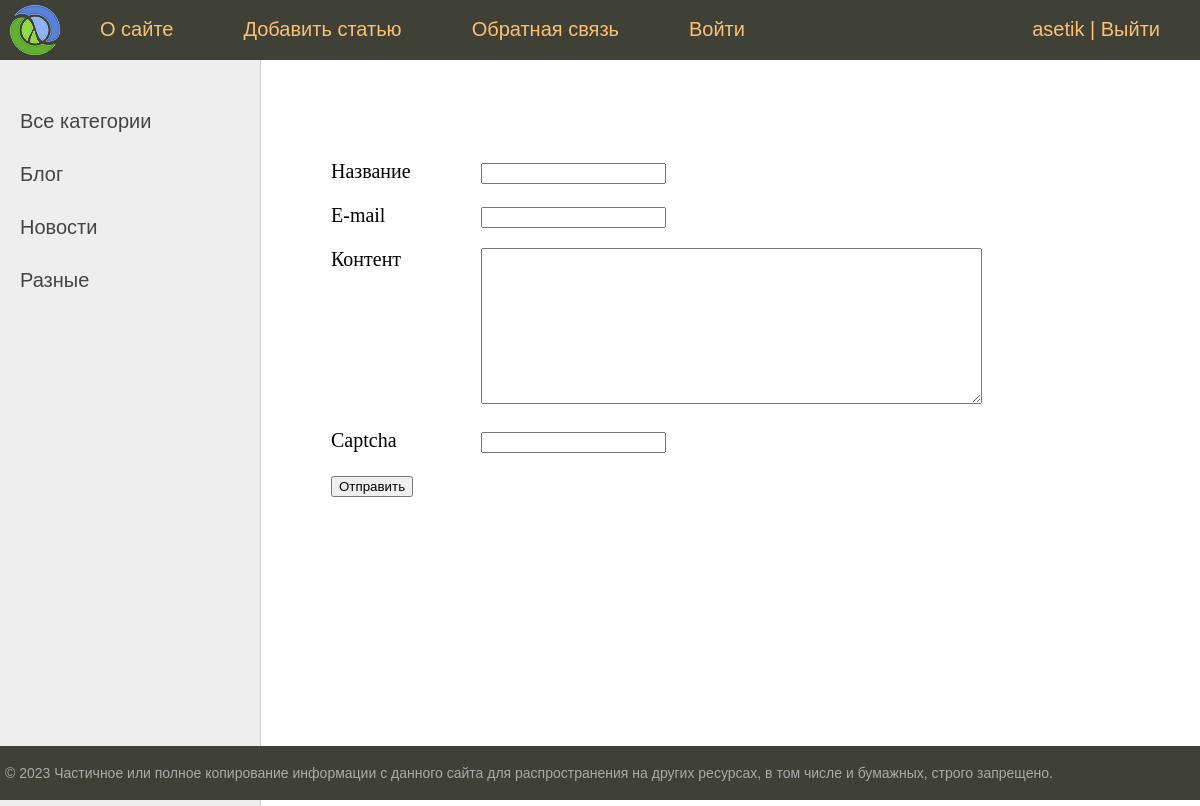
Page /contact/ (signed in) on the committed database.
### users/models.py (models this page shows)
class User(AbstractUser):
    photo = models.ImageField(upload_to="users/%Y%m%d/", blank=True, null=True, verbose_name="Фото")
    date_birth = models.DateTimeField(blank=True, null=True, verbose_name="Дата роэдения")

### basqa/models.py (models this page shows, shortened)
class Category(models.Model):
    name = models.CharField(max_length=100, db_index=True, verbose_name='Категория')
    slug = models.SlugField(max_length=255, unique=True, db_index=True)
    def get_absolute_url(self):
        return reverse('category', kwargs={'cat_slug': self.slug})
    class Meta:
        verbose_name = 'Категории'
        verbose_name_plural = 'Категории'

### basqa/views.py (the view, shortened to what this page needs)
# urls.py: path('contact/', views.ContactFormView.as_view(), name='contact'),
class ContactFormView(LoginRequiredMixin, FormView):
    form_class = ContactForm
    template_name = 'basqa/contact.html'
    success_url = reverse_lazy('home')
    title_page = 'Обратная связь'

### basqa/forms.py
class ContactForm(forms.Form):
    name = forms.CharField(label='Название', max_length=255)
    email = forms.EmailField(label='E-mail')
    content = forms.CharField(label='Контент', widget=forms.Textarea(attrs={'cols': 60, 'rows': 10}))
    captcha = CaptchaField()

### basqa/templatetags/basqa_tags.py (called while the page is built)
@register.inclusion_tag('basqa/list_categories.html')
def show_categories(cat_selected=0):
    cats = Category.objects.all()
    return {'cats': cats, 'cat_selected': cat_selected}

### users/context_processors.py (called while the page is built)
def get_basqa_context(request):
    return {'mainmenu': menu}

### basqa/templates/basqa/contact.html (shortened to what this page needs)
{% extends 'base.html' %}
{% block content %}
<form method="POST">
    {% for f in form %}
        <p><label class="form-label" for="{{ form.title.id_for_label }}">{{ f.label }}</label>{{ f }}</p>
    {% endfor %}
    <p><button type="submit">Отправить</button>
</form>
{% endblock %}

### templates/base.html (shortened to what this page needs)
{% load static %}
{% load basqa_tags %}
<!DOCTYPE html>
<html>
<head>
	<link type="text/css" href="{% static 'basqa/css/styles.css' %}" rel="stylesheet" />
</head>
<body>
<table class="table-page" border=0 cellpadding="0" cellspacing="0">
<tr><td valign=top>
{% block mainmenu %}
		<div class="header">
			<ul id="mainmenu" class="mainmenu">
			<li class="logo"><a href="{% url 'home' %}"><div class="logo"></div></a></li>
				{% for m in mainmenu %}
	<li><a href="{% url m.url_name %}">{{m.title}}</a></li>
{% endfor %}
				{% if user.is_authenticated %}
				<li class="last"><a href="{% url 'users:profile' %}">{{ user.username }}</a> | <a href="{% url 'users:logout' %}">Выйти</a></li>
				{% else %}
				<li class="last"><a href="{% url 'users:login' %}">Войти</a> | <a href="{% url 'users:register' %}">Регистрация</a></li>
				{% endif %}
			</ul>
		</div>
{% endblock mainmenu %}
<table class="table-content" border=0 cellpadding="0" cellspacing="0">
<tr>
	<td valign="top" class="left-chapters">
	<ul id="leftchapters">
		{% if cat_selected == 0 %}
		<li class="selected">Все категории</li>
		{% else %}
		<li><a href="{% url 'home' %}">Все категории</a></li>
		{% endif %}
		{% show_categories cat_selected %}
	</ul>
</td>
<td valign="top" class="content">
	<div class="content-text">
{% block content %}
{% endblock %}
	</div>
</td></tr></table>
</td></tr>
<tr><td valign=top>
	<div id="footer">
		<p>&copy; 2023 Частичное или полное копирование информации с данного сайта для распространения на других ресурсах, в том числе и бумажных, строго запрещено.</p>
	</div>
</td></tr></table>
</body>
</html>

### basqa/templates/basqa/list_categories.html
{% for cat in cats %}
{% if cat.id == cat_selected %}
<li class="selected">{{cat.name}}</li>
{% else %}
<li><a href="{{ cat.get_absolute_url }}">{{cat.name}}</a></li>
{% endif %}
{% endfor %}

### basqa/static/basqa/css/styles.css (style rules this page uses)
html, body { font-family: 'Arial'; margin: 0; padding: 0; height: 100%; width: 100%; color: #444; }
a { color: #0059b2; text-decoration: none; }
.table-page { width: 100%; height: 100%; vertical-align: top; }
.table-page tr { height: 100%; }
.header { background: #3F4137; height: 60px; }
.logo { background: url('../../images/logo.png') no-repeat 10px 5px; width: 70px; height: 60px; }
ul.mainmenu { list-style: none; margin: 0; padding: 0; height: 60px; color: #fdc073; font-size: 20px; overflow: hidden; }
ul.mainmenu li { float: left; margin: 18px 40px 0 30px; }
ul.mainmenu li.logo { margin: 0; }
ul.mainmenu li.last { float: right; }
ul.mainmenu li a { color: #fdc073; text-decoration: none; }
.table-content { width: 100%; min-height: 100%; height: 100%; }
.left-chapters { margin: 0; background: #eee; border-right: 1px solid #ccc; }
.left-chapters ul { width: 230px; margin: 0; padding: 20px 10px 10px 20px; list-style: none; font-size: 20px; }
.left-chapters ul li { margin: 30px 0 0 0; color: #999; }
.left-chapters ul li a { color: #444; text-decoration: none; }
.content { padding: 40px 20px 20px 40px; width: 100%; box-sizing: border-box; }
.content-text { margin: 60px 0 0 30px; color: #000; font-size: 20px; font-family: Yandex Sans Display Light; }
#footer { box-sizing: border-box; background: #3F4137; padding: 5px; color: #aaa; font-size: 14px; font-family: Verdana, Geneva, Arial, Helvetica; text-align: left; overflow: hidden; }
.form-label { display: inline-block; min-width: 150px; vertical-align: top; }

### rows in the picture
User: username "asetik"
Category: name "Блог"
Category: name "Новости"
Category: name "Разные"

### other values in the picture
{{ m.title }} "О сайте" "Добавить статью" "Обратная связь" "Войти"
{{ f.label }} "Название" "E-mail" "Контент" "Captcha"
